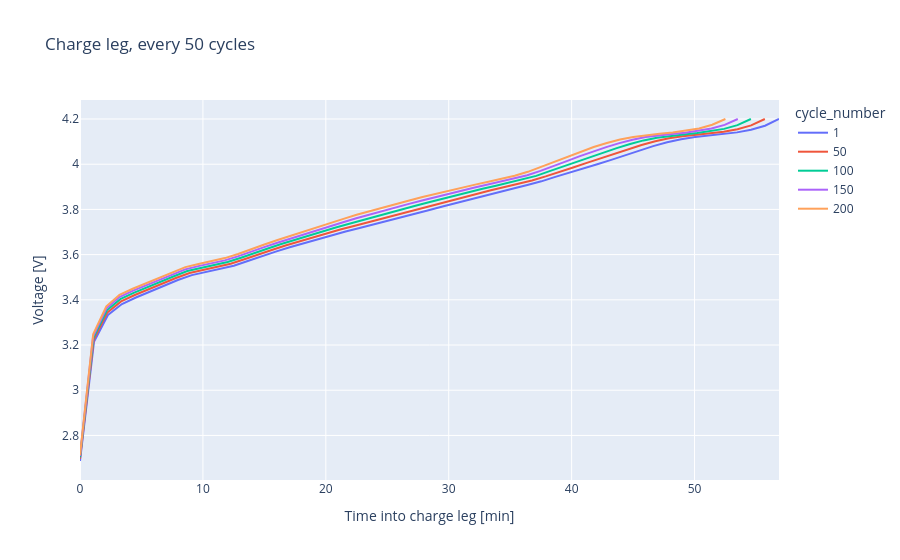

This figure's notebook cell:
### Markdown cell above
Every charge leg of every cycle is one filter. Overlaying a few shows the
fade:

### Code cell
charge_legs = ts[(ts["segment"] == "ageing") & (ts["step_number"] == 2)]
picked = charge_legs[charge_legs["cycle_number"].isin([1, 50, 100, 150, 200])]
# measure time from the start of each leg, so the legs overlay
picked = picked.assign(
    leg_minutes=lambda d: (
        d["Time [s]"] - d.groupby("cycle_number")["Time [s]"].transform("min")
    )
    / 60.0
)
px.line(
    picked,
    x="leg_minutes",
    y="Voltage [V]",
    color="cycle_number",
    title="Charge leg, every 50 cycles",
    labels={"leg_minutes": "Time into charge leg [min]"},
)
